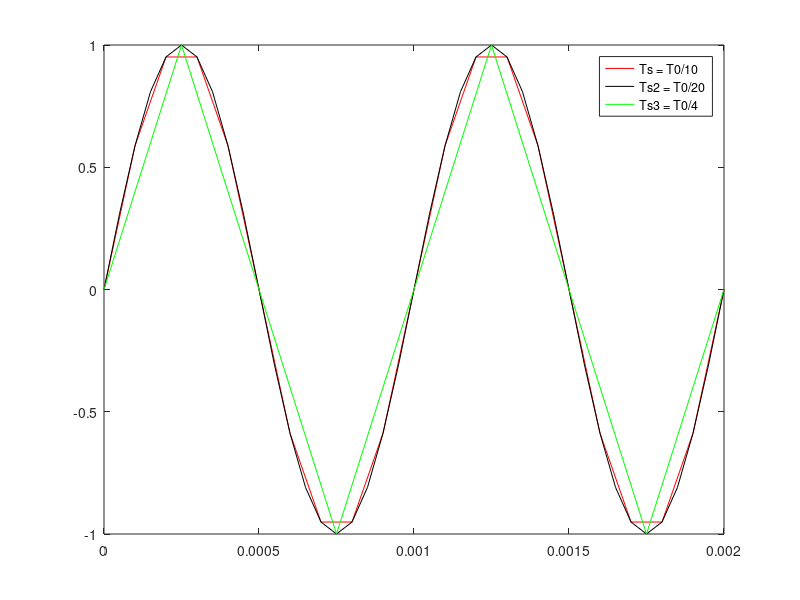

Write MATLAB code to recreate this figure.
%Problem4
clear
clc
f0=10^3;
T0=1/f0;
et = 2*T0;
%% (a)
Ts = T0/10;
t = 0:Ts:et;
y = sin(2*pi*f0*t);
h1 = plot(t,y,'r');
hold on;
%% (b)
Ts2 = T0/20;
t2 = 0:Ts2:et;
y2 = sin(2*pi*f0*t2);
h2 = plot(t2,y2,'k');
hold on;
%% (c)
Ts3 = T0/4;
t3 = 0:Ts3:et;
y3 = sin(2*pi*f0*t3);
h3 = plot(t3,y3,'g');
legend([h1,h2,h3],'Ts = T0/10','Ts2 = T0/20','Ts3 = T0/4');